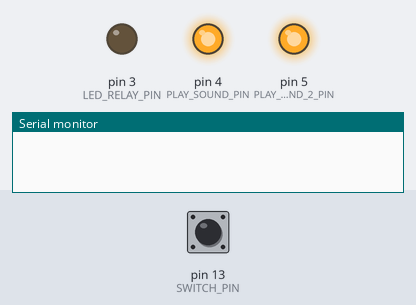
Bench run of a sketch on a simulated Arduino Uno, built with avr-gcc and run on an emulated ATmega328P. Shown: output pins drawn as LEDs (lit = HIGH), the last lines printed to the serial monitor. The inputs (shaded band) are chosen by the test bench; at power-on: pin 13 (SWITCH_PIN) HIGH.

Above: at 1.2 s.
1.3 s: pin 13 (SWITCH_PIN) pulled LOW for 0.15 s
At 1.45 s:
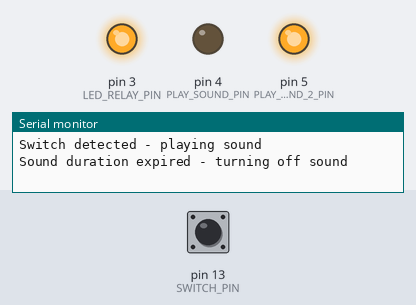
Timing chart, 0 to 4.3 s (numbered marks = the images above; inputs shaded):
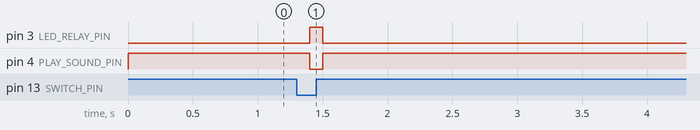

The sketch:

radio_no_repeat.ino
```cpp
// Requires DIP Switches to be in 'I/O Independent Mode 1':
// Switch 1 = ON
// Switch 2 = ON
// Switch 3 = OFF
// This will cause the controller to stop all sounds once all input pins are HIGH.

// Pin numbers
constexpr int SWITCH_PIN = 13;
constexpr int LED_RELAY_PIN = 3;
constexpr int PLAY_SOUND_PIN = 4;
constexpr int PLAY_SOUND_2_PIN = 5; // Only included because I think I saw an extra wire going to the audio controller in the photo, we want to force this to HIGH so it doesn't mess with anything.

// Output commands
constexpr int PLAY_SOUND_COMMAND = LOW;
constexpr int STOP_SOUND_COMMAND = HIGH;
constexpr int LED_ON_COMMAND = HIGH;
constexpr int LED_OFF_COMMAND = LOW;

// Inputs
constexpr int SWITCH_ON = LOW;
constexpr int SWITCH_OFF = HIGH;

// Timing
constexpr int SOUND_DURATION_MILLISECONDS = 60000;
constexpr int LOOP_TIME_MILLISECONDS = 100;

enum State { OFF, PLAYING, FINISHED };
State state = OFF;
int playTimer = 0;

void setup() {
  pinMode(SWITCH_PIN, INPUT_PULLUP);
  pinMode(LED_RELAY_PIN, OUTPUT);
  pinMode(PLAY_SOUND_PIN, OUTPUT);
  pinMode(PLAY_SOUND_2_PIN, OUTPUT);

  Serial.begin(115200);

  // Set outputs to default state
  digitalWrite(LED_RELAY_PIN, LED_OFF_COMMAND);
  digitalWrite(PLAY_SOUND_PIN, STOP_SOUND_COMMAND);
  digitalWrite(PLAY_SOUND_2_PIN, STOP_SOUND_COMMAND);
}

void loop() {
  switch (state) {
    case OFF:
      digitalWrite(PLAY_SOUND_PIN, STOP_SOUND_COMMAND);
      digitalWrite(LED_RELAY_PIN, LED_OFF_COMMAND);
      playTimer = 0;
      if (digitalRead(SWITCH_PIN) == SWITCH_ON) {
        Serial.println("Switch detected - playing sound");
        state = PLAYING;
      }
      break;

    case PLAYING:
      digitalWrite(PLAY_SOUND_PIN, PLAY_SOUND_COMMAND);
      digitalWrite(LED_RELAY_PIN, LED_ON_COMMAND);
      if (digitalRead(SWITCH_PIN) == SWITCH_OFF) {
        Serial.println("Switch off detected - turning sound off");
        state = OFF;
      }
      if (playTimer >= SOUND_DURATION_MILLISECONDS) {
        Serial.println("Sound duration expired - turning off sound");
        state = FINISHED;
      }
      playTimer += LOOP_TIME_MILLISECONDS;
      break;

    case FINISHED:
      digitalWrite(PLAY_SOUND_PIN, STOP_SOUND_COMMAND);
      digitalWrite(LED_RELAY_PIN, LED_OFF_COMMAND);
      playTimer = 0;
      if (digitalRead(SWITCH_PIN) == SWITCH_OFF) {
        Serial.println("Switch off detected - resetting");
        state = OFF;
      }
      break;
  }

  delay(LOOP_TIME_MILLISECONDS);
}
```

Measured:
- after the input at 1.3 s, pin 3 (LED_RELAY_PIN): LOW → HIGH after 0.10 s, → LOW 0.10 s later; pin 4 (PLAY_SOUND_PIN): HIGH → LOW after 0.10 s, → HIGH 0.10 s later
